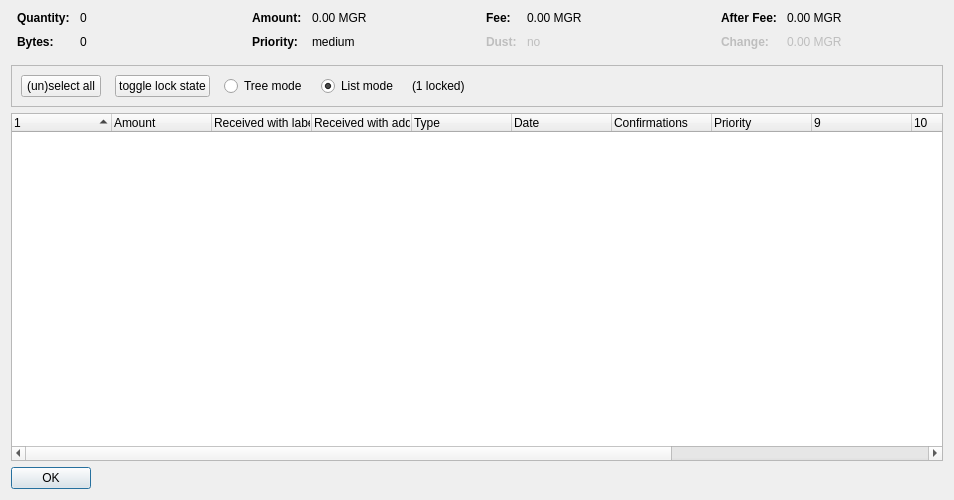
<?xml version="1.0" encoding="UTF-8"?>
<ui version="4.0">
 <class>CoinControlDialog</class>
 <widget class="QDialog" name="CoinControlDialog">
  <property name="geometry">
   <rect>
    <x>0</x>
    <y>0</y>
    <width>954</width>
    <height>500</height>
   </rect>
  </property>
  <property name="windowTitle">
   <string>Coin Selection</string>
  </property>
  <layout class="QVBoxLayout" name="verticalLayout">
   <item>
    <layout class="QHBoxLayout" name="horizontalLayoutTop" stretch="0,0,0,0">
     <property name="topMargin">
      <number>0</number>
     </property>
     <property name="bottomMargin">
      <number>10</number>
     </property>
     <item>
      <layout class="QFormLayout" name="formLayoutCoinControl1">
       <property name="horizontalSpacing">
        <number>10</number>
       </property>
       <property name="verticalSpacing">
        <number>10</number>
       </property>
       <property name="leftMargin">
        <number>6</number>
       </property>
       <property name="rightMargin">
        <number>6</number>
       </property>
       <item row="0" column="0">
        <widget class="QLabel" name="labelCoinControlQuantityText">
         <property name="font">
          <font>
           <weight>75</weight>
           <bold>true</bold>
          </font>
         </property>
         <property name="text">
          <string>Quantity:</string>
         </property>
        </widget>
       </item>
       <item row="0" column="1">
        <widget class="QLabel" name="labelCoinControlQuantity">
         <property name="cursor">
          <cursorShape>IBeamCursor</cursorShape>
         </property>
         <property name="contextMenuPolicy">
          <enum>Qt::ActionsContextMenu</enum>
         </property>
         <property name="text">
          <string notr="true">0</string>
         </property>
         <property name="textInteractionFlags">
          <set>Qt::LinksAccessibleByMouse|Qt::TextSelectableByKeyboard|Qt::TextSelectableByMouse</set>
         </property>
        </widget>
       </item>
       <item row="1" column="0">
        <widget class="QLabel" name="labelCoinControlBytesText">
         <property name="font">
          <font>
           <weight>75</weight>
           <bold>true</bold>
          </font>
         </property>
         <property name="text">
          <string>Bytes:</string>
         </property>
        </widget>
       </item>
       <item row="1" column="1">
        <widget class="QLabel" name="labelCoinControlBytes">
         <property name="cursor">
          <cursorShape>IBeamCursor</cursorShape>
         </property>
         <property name="contextMenuPolicy">
          <enum>Qt::ActionsContextMenu</enum>
         </property>
         <property name="text">
          <string notr="true">0</string>
         </property>
         <property name="textInteractionFlags">
          <set>Qt::LinksAccessibleByMouse|Qt::TextSelectableByKeyboard|Qt::TextSelectableByMouse</set>
         </property>
        </widget>
       </item>
      </layout>
     </item>
     <item>
      <layout class="QFormLayout" name="formLayoutCoinControl2">
       <property name="horizontalSpacing">
        <number>10</number>
       </property>
       <property name="verticalSpacing">
        <number>10</number>
       </property>
       <property name="leftMargin">
        <number>6</number>
       </property>
       <property name="rightMargin">
        <number>6</number>
       </property>
       <item row="0" column="0">
        <widget class="QLabel" name="labelCoinControlAmountText">
         <property name="font">
          <font>
           <weight>75</weight>
           <bold>true</bold>
          </font>
         </property>
         <property name="text">
          <string>Amount:</string>
         </property>
        </widget>
       </item>
       <item row="0" column="1">
        <widget class="QLabel" name="labelCoinControlAmount">
         <property name="cursor">
          <cursorShape>IBeamCursor</cursorShape>
         </property>
         <property name="contextMenuPolicy">
          <enum>Qt::ActionsContextMenu</enum>
         </property>
         <property name="text">
          <string notr="true">0.00 MGR</string>
         </property>
         <property name="textInteractionFlags">
          <set>Qt::LinksAccessibleByMouse|Qt::TextSelectableByKeyboard|Qt::TextSelectableByMouse</set>
         </property>
        </widget>
       </item>
       <item row="1" column="0">
        <widget class="QLabel" name="labelCoinControlPriorityText">
         <property name="font">
          <font>
           <weight>75</weight>
           <bold>true</bold>
          </font>
         </property>
         <property name="text">
          <string>Priority:</string>
         </property>
        </widget>
       </item>
       <item row="1" column="1">
        <widget class="QLabel" name="labelCoinControlPriority">
         <property name="cursor">
          <cursorShape>IBeamCursor</cursorShape>
         </property>
         <property name="contextMenuPolicy">
          <enum>Qt::ActionsContextMenu</enum>
         </property>
         <property name="text">
          <string>medium</string>
         </property>
         <property name="textInteractionFlags">
          <set>Qt::LinksAccessibleByMouse|Qt::TextSelectableByKeyboard|Qt::TextSelectableByMouse</set>
         </property>
        </widget>
       </item>
      </layout>
     </item>
     <item>
      <layout class="QFormLayout" name="formLayoutCoinControl3">
       <property name="horizontalSpacing">
        <number>10</number>
       </property>
       <property name="verticalSpacing">
        <number>10</number>
       </property>
       <property name="leftMargin">
        <number>6</number>
       </property>
       <property name="rightMargin">
        <number>6</number>
       </property>
       <item row="0" column="0">
        <widget class="QLabel" name="labelCoinControlFeeText">
         <property name="font">
          <font>
           <weight>75</weight>
           <bold>true</bold>
          </font>
         </property>
         <property name="text">
          <string>Fee:</string>
         </property>
        </widget>
       </item>
       <item row="0" column="1">
        <widget class="QLabel" name="labelCoinControlFee">
         <property name="cursor">
          <cursorShape>IBeamCursor</cursorShape>
         </property>
         <property name="contextMenuPolicy">
          <enum>Qt::ActionsContextMenu</enum>
         </property>
         <property name="text">
          <string notr="true">0.00 MGR</string>
         </property>
         <property name="textInteractionFlags">
          <set>Qt::LinksAccessibleByMouse|Qt::TextSelectableByKeyboard|Qt::TextSelectableByMouse</set>
         </property>
        </widget>
       </item>
       <item row="1" column="0">
        <widget class="QLabel" name="labelCoinControlLowOutputText">
         <property name="enabled">
          <bool>false</bool>
         </property>
         <property name="font">
          <font>
           <weight>75</weight>
           <bold>true</bold>
          </font>
         </property>
         <property name="text">
          <string>Dust:</string>
         </property>
        </widget>
       </item>
       <item row="1" column="1">
        <widget class="QLabel" name="labelCoinControlLowOutput">
         <property name="enabled">
          <bool>false</bool>
         </property>
         <property name="cursor">
          <cursorShape>IBeamCursor</cursorShape>
         </property>
         <property name="contextMenuPolicy">
          <enum>Qt::ActionsContextMenu</enum>
         </property>
         <property name="text">
          <string>no</string>
         </property>
         <property name="textInteractionFlags">
          <set>Qt::LinksAccessibleByMouse|Qt::TextSelectableByKeyboard|Qt::TextSelectableByMouse</set>
         </property>
        </widget>
       </item>
      </layout>
     </item>
     <item>
      <layout class="QFormLayout" name="formLayoutCoinControl4">
       <property name="horizontalSpacing">
        <number>10</number>
       </property>
       <property name="verticalSpacing">
        <number>10</number>
       </property>
       <property name="leftMargin">
        <number>6</number>
       </property>
       <property name="rightMargin">
        <number>6</number>
       </property>
       <item row="0" column="0">
        <widget class="QLabel" name="labelCoinControlAfterFeeText">
         <property name="font">
          <font>
           <weight>75</weight>
           <bold>true</bold>
          </font>
         </property>
         <property name="text">
          <string>After Fee:</string>
         </property>
        </widget>
       </item>
       <item row="0" column="1">
        <widget class="QLabel" name="labelCoinControlAfterFee">
         <property name="cursor">
          <cursorShape>IBeamCursor</cursorShape>
         </property>
         <property name="contextMenuPolicy">
          <enum>Qt::ActionsContextMenu</enum>
         </property>
         <property name="text">
          <string notr="true">0.00 MGR</string>
         </property>
         <property name="textInteractionFlags">
          <set>Qt::LinksAccessibleByMouse|Qt::TextSelectableByKeyboard|Qt::TextSelectableByMouse</set>
         </property>
        </widget>
       </item>
       <item row="1" column="0">
        <widget class="QLabel" name="labelCoinControlChangeText">
         <property name="enabled">
          <bool>false</bool>
         </property>
         <property name="font">
          <font>
           <weight>75</weight>
           <bold>true</bold>
          </font>
         </property>
         <property name="text">
          <string>Change:</string>
         </property>
        </widget>
       </item>
       <item row="1" column="1">
        <widget class="QLabel" name="labelCoinControlChange">
         <property name="enabled">
          <bool>false</bool>
         </property>
         <property name="cursor">
          <cursorShape>IBeamCursor</cursorShape>
         </property>
         <property name="contextMenuPolicy">
          <enum>Qt::ActionsContextMenu</enum>
         </property>
         <property name="text">
          <string notr="true">0.00 MGR</string>
         </property>
         <property name="textInteractionFlags">
          <set>Qt::LinksAccessibleByMouse|Qt::TextSelectableByKeyboard|Qt::TextSelectableByMouse</set>
         </property>
        </widget>
       </item>
      </layout>
     </item>
    </layout>
   </item>
   <item>
    <widget class="QFrame" name="frame">
     <property name="minimumSize">
      <size>
       <width>0</width>
       <height>40</height>
      </size>
     </property>
     <property name="frameShape">
      <enum>QFrame::StyledPanel</enum>
     </property>
     <property name="frameShadow">
      <enum>QFrame::Sunken</enum>
     </property>
     <layout class="QHBoxLayout" name="horizontalLayout">
      <item>
       <layout class="QHBoxLayout" name="horizontalLayoutPanel" stretch="0,0,0,0,0,0">
        <property name="spacing">
         <number>14</number>
        </property>
        <item>
         <widget class="QPushButton" name="pushButtonSelectAll">
          <property name="sizePolicy">
           <sizepolicy hsizetype="Maximum" vsizetype="Fixed">
            <horstretch>0</horstretch>
            <verstretch>0</verstretch>
           </sizepolicy>
          </property>
          <property name="text">
           <string>(un)select all</string>
          </property>
          <property name="autoDefault">
           <bool>false</bool>
          </property>
         </widget>
        </item>
        <item>
         <widget class="QPushButton" name="pushButtonToggleLock">
          <property name="sizePolicy">
           <sizepolicy hsizetype="Maximum" vsizetype="Fixed">
            <horstretch>0</horstretch>
            <verstretch>0</verstretch>
           </sizepolicy>
          </property>
          <property name="text">
           <string>toggle lock state</string>
          </property>
          <property name="autoDefault">
           <bool>false</bool>
          </property>
         </widget>
        </item>
        <item>
         <widget class="QRadioButton" name="radioTreeMode">
          <property name="sizePolicy">
           <sizepolicy hsizetype="Maximum" vsizetype="Fixed">
            <horstretch>0</horstretch>
            <verstretch>0</verstretch>
           </sizepolicy>
          </property>
          <property name="text">
           <string>Tree mode</string>
          </property>
         </widget>
        </item>
        <item>
         <widget class="QRadioButton" name="radioListMode">
          <property name="sizePolicy">
           <sizepolicy hsizetype="Maximum" vsizetype="Fixed">
            <horstretch>0</horstretch>
            <verstretch>0</verstretch>
           </sizepolicy>
          </property>
          <property name="text">
           <string>List mode</string>
          </property>
          <property name="checked">
           <bool>true</bool>
          </property>
         </widget>
        </item>
        <item>
         <widget class="QLabel" name="labelLocked">
          <property name="text">
           <string>(1 locked)</string>
          </property>
         </widget>
        </item>
        <item>
         <spacer name="horizontalSpacer">
          <property name="orientation">
           <enum>Qt::Horizontal</enum>
          </property>
          <property name="sizeHint" stdset="0">
           <size>
            <width>40</width>
            <height>20</height>
           </size>
          </property>
         </spacer>
        </item>
       </layout>
      </item>
     </layout>
    </widget>
   </item>
   <item>
    <widget class="CoinControlTreeWidget" name="treeWidget">
     <property name="contextMenuPolicy">
      <enum>Qt::CustomContextMenu</enum>
     </property>
     <property name="sortingEnabled">
      <bool>false</bool>
     </property>
     <property name="columnCount">
      <number>13</number>
     </property>
     <attribute name="headerShowSortIndicator" stdset="0">
      <bool>true</bool>
     </attribute>
     <attribute name="headerStretchLastSection">
      <bool>false</bool>
     </attribute>
     <column>
      <property name="text">
       <string/>
      </property>
     </column>
     <column>
      <property name="text">
       <string>Amount</string>
      </property>
     </column>
     <column>
      <property name="text">
       <string>Received with label</string>
      </property>
     </column>
     <column>
      <property name="text">
       <string>Received with address</string>
      </property>
     </column>
     <column>
      <property name="text">
	<string>Type</string>
      </property>
     </column>
     <column>
      <property name="text">	 
       <string>Date</string>
      </property>
     </column>
     <column>
      <property name="text">
       <string>Confirmations</string>
      </property>
      <property name="toolTip">
       <string>Confirmed</string>
      </property>
     </column>
     <column>
      <property name="text">
       <string>Priority</string>
      </property>
     </column>
     <column>
      <property name="text">
       <string/>
      </property>
     </column>
     <column>
      <property name="text">
       <string/>
      </property>
     </column>
     <column>
      <property name="text">
       <string/>
      </property>
     </column>
     <column>
      <property name="text">
       <string/>
      </property>
     </column>
     <column>
      <property name="text">
       <string/>
      </property>
     </column>
    </widget>
   </item>
   <item>
    <widget class="QDialogButtonBox" name="buttonBox">
     <property name="sizePolicy">
      <sizepolicy hsizetype="Maximum" vsizetype="Fixed">
       <horstretch>0</horstretch>
       <verstretch>0</verstretch>
      </sizepolicy>
     </property>
     <property name="orientation">
      <enum>Qt::Horizontal</enum>
     </property>
     <property name="standardButtons">
      <set>QDialogButtonBox::Ok</set>
     </property>
    </widget>
   </item>
  </layout>
 </widget>
 <customwidgets>
  <customwidget>
   <class>CoinControlTreeWidget</class>
   <extends>QTreeWidget</extends>
   <header>coincontroltreewidget.h</header>
  </customwidget>
 </customwidgets>
 <resources/>
 <connections/>
</ui>
